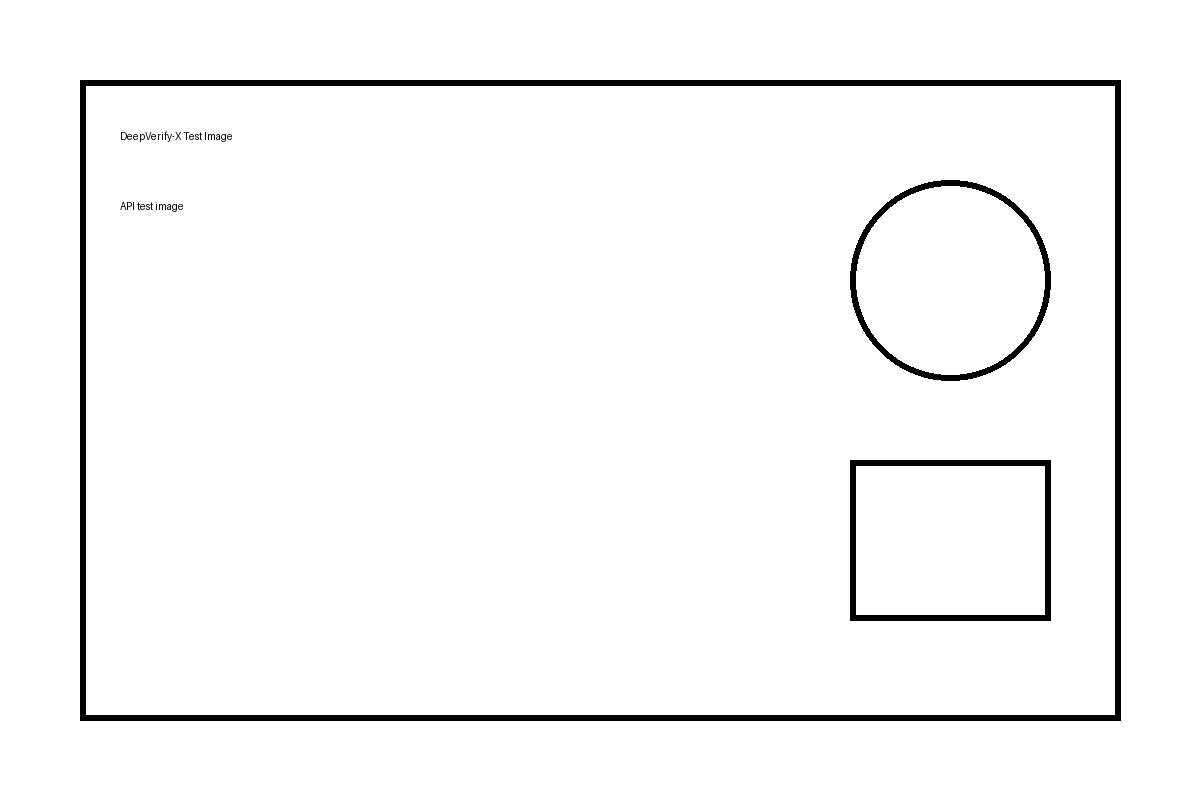
#> input picture test_image.jpg, 1200 x 800 px
$ python -i noise_analyzer.py   (imports and definitions only)
#> lines starting #> are read from the running program, lines starting #| are printed output that depends on the picture
from pathlib import Path

import numpy as np
from PIL import Image, ImageFilter


class NoiseAnalyzer:

    def analyze(self, image_path: str):

#> called with image_path = '../../test_image.jpg'
        image_path = Path(image_path)

        if not image_path.exists():
            raise FileNotFoundError(
                f"Image not found: {image_path}"
            )

        image = Image.open(image_path).convert("L")

        original = np.asarray(
            image,
            dtype=np.float32
        )

        blurred = image.filter(
            ImageFilter.GaussianBlur(radius=1)
        )

        blurred_array = np.asarray(
            blurred,
            dtype=np.float32
        )

        noise = original - blurred_array
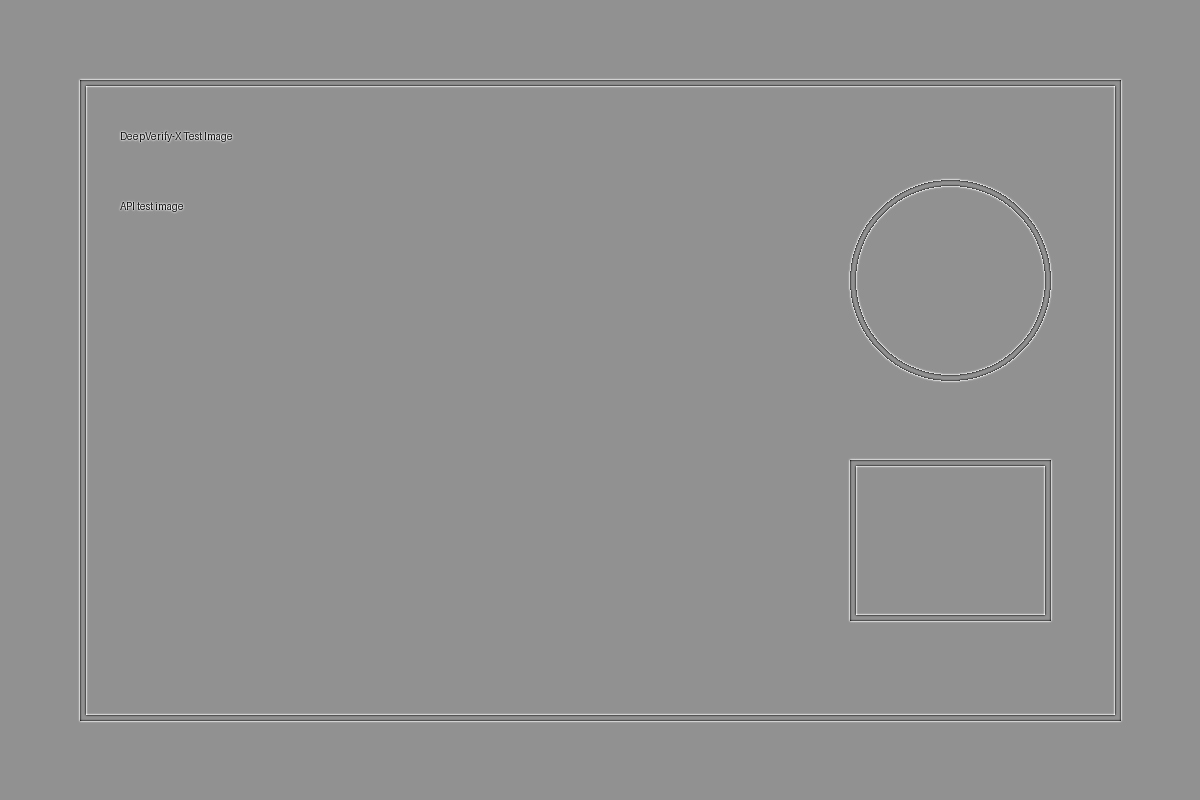
#> noise: shape (800, 1200) float32; min -172, max 129, mean 0; drawn with min black and max white

        mean_noise = float(
            np.mean(np.abs(noise))
        )
#> mean_noise = 1.9

        std_noise = float(
            np.std(noise)
        )
#> std_noise = 11.24

        max_noise = float(
            np.max(np.abs(noise))
        )
#> max_noise = 172

        return {
            "method": "Noise Residual Analysis",
            "mean_noise": round(
                mean_noise,
                4
            ),
            "noise_std": round(
                std_noise,
                4
            ),
            "max_noise": round(
                max_noise,
                4
            )
        }

>>> result = NoiseAnalyzer().analyze('../../test_image.jpg')
#> result = {'method': 'Noise Residual Analysis', 'mean_noise': 1.9, 'noise_std': 11.24, 'max_noise': 172}
